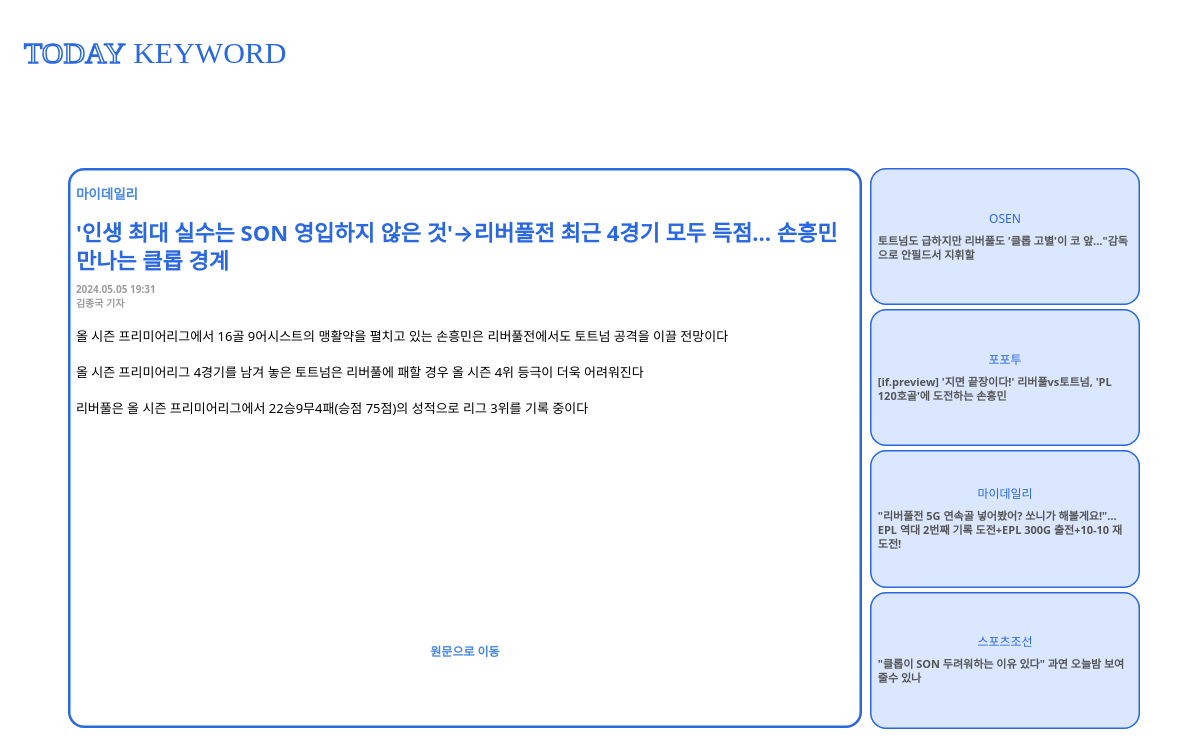
The app's page /mainpage/리버풀/291/ with its own data.
### mainpage/models.py (models this page shows)
class newsData(models.Model):
    title = models.CharField(max_length=100)
    reporter = models.CharField(max_length=10)
    company = models.CharField(max_length=10)
    datetime = models.CharField(max_length=20)
    summary = models.TextField(default=' ')
    url = models.URLField(null=True)
    keywords = models.CharField(max_length=100, null=True)

### mainpage/views.py (the view)
def details(request, kwRank_keyword, newsData_id):
    newslist_data = newsData.objects.filter(keywords__contains=kwRank_keyword)[:5]
    newslist_content = []
    for data in newslist_data:
        if data and data.id != newsData_id:  # 선택된 newsData의 id와 같지 않은 것만 추가
            newslist_content.append({
                'id': data.id,
                'title': data.title,
                'company': data.company,
                'url': data.url,
            })
    news_data = newsData.objects.filter(id=newsData_id)[0]
    news_data.summary = news_data.summary.split('<split>')
    content = {
        'newslist': newslist_content,
        'news_data': news_data,
        'keyword': kwRank_keyword
    }
    return render(request, 'details/index.html', content)

### templates/details/index.html (shortened to what this page needs)
<!DOCTYPE html>
<html lang="en">
<head>
    {% load static %}
    <link rel="stylesheet" type="text/css" href="{% static 'bootstrap.min.css' %}">
    {% load static %}
    <link rel="stylesheet" type="text/css" href="{% static 'kets.css' %}">
</head>
<body>
    <header>
        <a href="{% url 'mainpage:index' %}">
            <div class="title d-flex justify-content-left ms-4">
                <span class="titleToday">TODAY&nbsp;</span>
                <span class="titleKeyword">KEYWORD</span>
            </div>
        </a>
    </header>
    <section class="mt-5 position-absolute top-50 start-50 translate-middle" style="width: 90%; height: 70%; text-align: center;">
        <section class="newsSection">
            <div class="news main-news badge rounded-4">
                <div>
                    <div class="detail-newspaper pt-3 pb-3">{{ news_data.company }}</div>
                    <div class="newsTitle text-wrap mb-2">{{ news_data.title }}</div>
                    <div class="detail-newsTimeReporter mb-2 fw-bolder">
                        <div>{{ news_data.datetime }}</div>
                        <div>{{ news_data.reporter }}</div>
                    </div>
                    <div class="detail-newscontent text-wrap pt-2 fw-normal">
                        {% for t in news_data.summary %}
                            <p>{{ t }}</p>
                        {% endfor %}
                    </div>
                    <div class="detail-url">
                        <a href="{{news_data.url}}" style="color: #4587E3;">원문으로 이동</a>
                    </div>
                </div>
            </div>
        </section>
        <article class="remainNewslist">
            {% for i in newslist %}
                <a href="{% url 'mainpage:details' keyword i.id %}">
                    <div class="remainNews extra badge rounded-4 mb-1 d-flex flex-column justify-content-center align-items-center">
                        <div class="newspaper pb-2 fw-normal">{{ i.company }}</div>
                        <div class="headline text-wrap fw-bolder">{{ i.title }}</div>
                    </div>
                </a>
            {% endfor %}
        </article>
    </section>
</body>

### static/kets.css (style rules this page uses)
header { height: 15%; margin-top: 30px; width: 97%; text-align: right; font-family: 'Pretendard-Regular'; font-size: 110%; }
.title { font-family: 'Cafe24Moyamoya-Face-v1.0'; font-size: 30px; width: 90%; }
.titleToday { color: white; -webkit-text-stroke: 1.5px #2968E0; }
.titleKeyword { color: #2968E0; }
a { text-decoration: none; }
.newspaper { padding-top: -15px; }
.newsSection { float: left; width: 75%; height: 100%; }
.main-news { width: 98%; height: 100%; box-shadow: 0 0 0 2.5px #2968E0 inset; border-color: #2968E0; color: #2968E0; }
.news { text-align: left; }
.newsTitle { font-size:22px; line-height: 28px; }
.detail-newspaper { padding-top: -15px; font-size: 13.5px; color: #4587E3; }
.detail-newscontent { height: 250px; color: black; font-size: 13px; line-height: 20px; }
.detail-newsTimeReporter { font-size: 10px; color: rgb(156, 156, 156); line-height: 14px; }
.detail-url { color: #4587E3; text-align:center; padding-top: 10%; }
article { float: left; width: 25%; height: 100%; }
.extra { box-shadow: 0 0 0 1.5px #2968E0 inset; color: #2968E0; line-height: 14px; background: #DAE7FF; }
.remainNews { text-align: left; height: 24.5%; }
.headline { font-size: 11px; color: #555555; }

### records on screen
newsData: company "마이데일리", title "'인생 최대 실수는 SON 영입하지 않은 것'→리버풀전 최근 4경기 모두 득점… 손흥민 만나는 클롭 경계", datetime "2024.05.05 19:31", reporter "김종국 기자"
newsData: company "OSEN", title "토트넘도 급하지만 리버풀도 '클롭 고별'이 코 앞...\"감독으로 안필드서 지휘할"
newsData: company "포포투", title "[if.preview] '지면 끝장이다!' 리버풀vs토트넘, 'PL 120호골'에 도전하는 손흥민"
newsData: company "마이데일리", title "\"리버풀전 5G 연속골 넣어봤어? 쏘니가 해볼게요!\"…EPL 역대 2번째 기록 도전+EPL 300G 출전+10-10 재도전!"
newsData: company "스포츠조선", title "\"클롭이 SON 두려워하는 이유 있다\" 과연 오늘밤 보여줄수 있나"

### other values on screen
{{ t }} "올 시즌 프리미어리그에서 16골 9어시스트의 맹활약을 펼치고 있는 손흥민은 리버풀전에서도 토트넘 공격을 이끌 전망이다" "올 시즌 프리미어리그 4경기를 남겨 놓은 토트넘은 리버풀에 패할 경우 올 시즌 4위 등극이 더욱 어려워진다" "리버풀은 올 시즌 프리미어리그에서 22승9무4패(승점 75점)의 성적으로 리그 3위를 기록 중이다"
